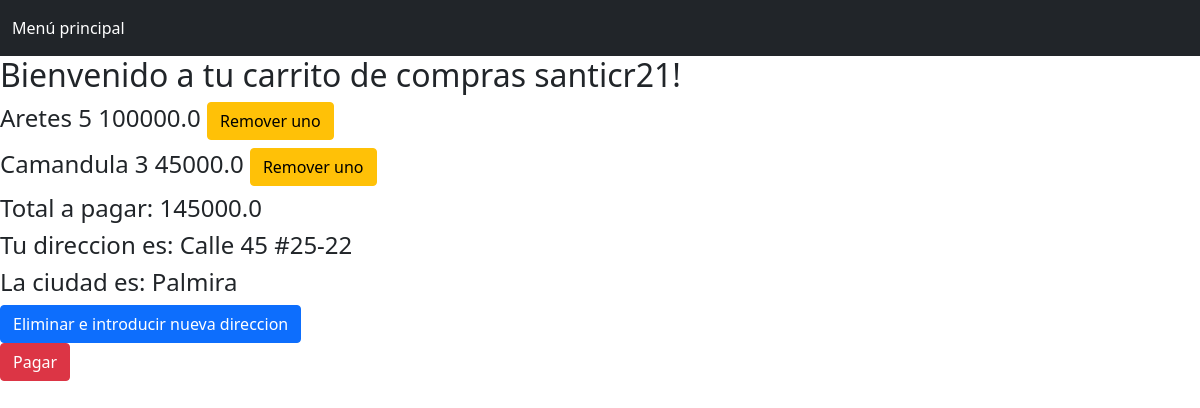
The page /cart (signed in) on the database as committed earlier.
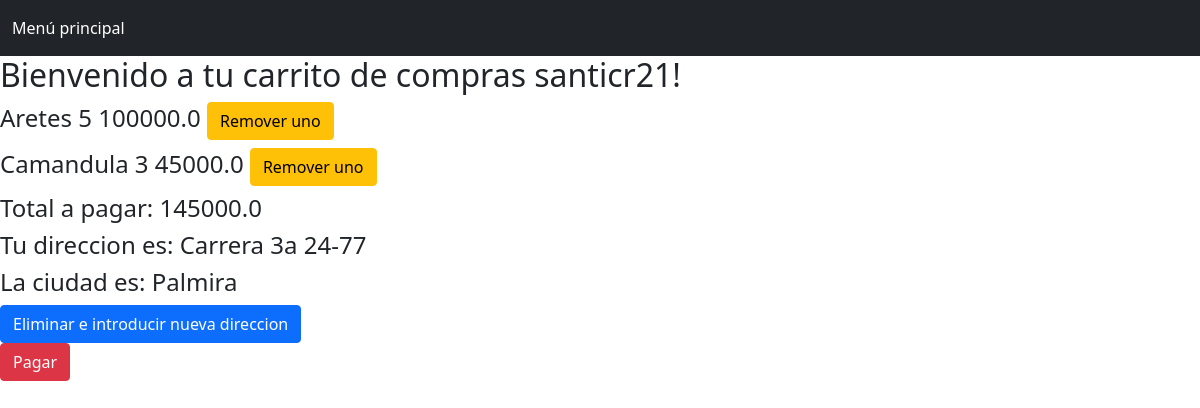
The same page on the database as committed later.
### tables this page shows
CREATE TABLE Cart(
        User TEXT, ItemId INTEGER, Quantity INTEGER, FOREIGN KEY(User) REFERENCES User(Name), FOREIGN KEY(ItemId) REFERENCES Item(Id), PRIMARY KEY(User, ItemId)
    );

CREATE TABLE Item (Id INTEGER PRIMARY KEY AUTOINCREMENT, Name TEXT, Quantity INT, Price REAL, Sold INT, Description TEXT, URL TEXT);

CREATE TABLE ClientAd (Id INTEGER PRIMARY KEY AUTOINCREMENT, User TEXT, Address TEXT, City TEXT, Phone TEXT, FOREIGN KEY(User) REFERENCES User(NAME));

### app.py (the view)
@app.route('/cart')
def cart():
    if "user" in session:
        user = session["user"]
        rows = readCartItems(user)
        lst = []
        total = 0
        for row in rows:
            data = {}
            data['item'] = row[0]
            data['cant'] = row[1]
            data['total'] = row[2]
            data['idIt'] = row[3]
            total += row[2]
            lst.append(data)
        ad = readAdd(user)
        return render_template('cart.html', lst = lst, user = user, total = total, ad = ad)
    return redirect(url_for('index'))

### controller.py (called while the page is built)
def readCartItems(user):
    conn = sqlite3.connect("items.db")
    cursor = conn.cursor()
    query1 = f"SELECT Name, Cart.Quantity, Cart.Quantity * Price, ItemId FROM Cart INNER JOIN Item ON Id = ItemId WHERE User = '{user}'"
    rows = cursor.execute(query1)
    rows = list(rows)
    print(rows)
    conn.close()
    return rows

def readAdd(user):
    conn = sqlite3.connect('items.db')
    cursor = conn.cursor()
    query1 = f"SELECT Address, City FROM ClientAd WHERE User = '{user}'"
    lst = list(cursor.execute(query1))
    conn.close()
    return lst

### templates/cart.html (shortened to what this page needs)
<!DOCTYPE html>
<html>
	<head>
		<link href="https://cdn.jsdelivr.net/npm/bootstrap@5.0.2/dist/css/bootstrap.min.css" rel="stylesheet">
	</head>
	<body>
		<nav class="navbar navbar-dark bg-dark">
            <div class="container-fluid">
                <ul class="navbar-nav me-auto mb-2 mb-lg-0">
                    <li class="nav-item">
                        <a class="nav-link active" aria-current="page" href="{{ url_for('index') }}">
                            Menú principal
                        </a>
                    </li>
                </ul>
            </div>
        </nav>
		<h2>Bienvenido a tu carrito de compras {{ user }}!</h2>
		{% for row in lst %}
		<form action="{{ url_for('remove_item', idIt = row['idIt']) }}">
			<h4>
				{{ row['item'] }} {{ row['cant'] }} {{ row['total'] }}
					<button type="submit" class="btn btn-warning">Remover uno</button>
			</h4>
		</form>
		{% endfor %}
		<h4>Total a pagar: {{ total }}</h4>
        {% if ad|length == 0 %}
            <a href="{{ url_for('address') }}">
                <button type="submit" class="btn btn-primary">Agregar dirección</button>
            </a>
        {% elif ad|length > 0 %}
            <h4>Tu direccion es: {{ ad[0][0] }}</h4>
            <h4>La ciudad es: {{ ad[0][1] }}</h4>
            <a href="{{ url_for('address') }}">
                <button type="submit" class="btn btn-primary">Eliminar e introducir nueva direccion</button>
            </a>
        {% endif %}
        <form action="{{ url_for('pay', amount = total) }}">
            <button type="submit" class="btn btn-danger">Pagar</button>
        </form>
	</body>
</html>

Rows that differ between the two databases and show on the page:
changed ClientAd "Palmira": Address "Calle 45 #25-22" → "Carrera 3a 24-77"
